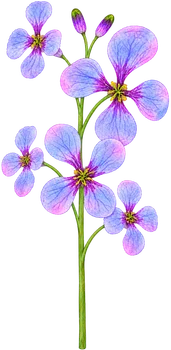
#> input picture src/atlas/zijincao.webp, 171 x 350 px
$ python build-flower-studies.py
#> lines starting #> are read from the running program, lines starting #| are printed output that depends on the picture
"""Draw the atlas specimens, then bake stable x/y/ink slots for FieldStudy.

Run from any directory with Python, Pillow and NumPy. Coordinates below are
engraving coordinates on a 380 by 220 plate. Higher values deposit more ink.
"""
import base64
import json
import math
from pathlib import Path

import numpy as np
from PIL import Image, ImageDraw, ImageOps


ATLAS = Path(__file__).resolve().parents[1] / "src" / "atlas"
WIDTH, HEIGHT, COUNT = 380, 220, 3500
TAU = math.tau


def bezier(a, b, c, d, steps=34):
    return [tuple((1-t)**3*a[k] + 3*(1-t)**2*t*b[k] + 3*(1-t)*t*t*c[k] + t**3*d[k]
                  for k in (0, 1)) for t in np.linspace(0, 1, steps)]


class Engraving:
    def __init__(self):
        self.image = Image.new("L", (WIDTH, HEIGHT))
        self.pen = ImageDraw.Draw(self.image)

    def line(self, points, ink=200, width=1):
        self.pen.line(points, fill=ink, width=width, joint="curve")

    def stem(self, a, b, c, d, width=2):
        self.line(bezier(a, b, c, d), 213, width)

    def dot(self, x, y, r=1, ink=215):
        self.pen.ellipse((x-r, y-r, x+r, y+r), fill=ink)

    def blade(self, a, b, width, bend=0, serration=0, veins=True):
        dx, dy = b[0]-a[0], b[1]-a[1]
        length = math.hypot(dx, dy)
        nx, ny = -dy/length, dx/length

        def edge(t, side):
            bow = math.sin(math.pi*t)
            radius = width * bow**.87 * (1 + serration * math.sin(t*83))
            cross = bend * bow + side * radius
            return (a[0]+dx*t+nx*cross, a[1]+dy*t+ny*cross)

        ts = np.linspace(0, 1, 60)
        outline = [edge(t, 1) for t in ts] + [edge(t, -1) for t in reversed(ts)]
        self.pen.polygon(outline, fill=42)
        self.line(outline, 196)
        self.line([edge(t, 0) for t in ts], 219)
        if veins and width >= 5:
            for t in (.18, .32, .47, .61, .74):
                for side in (-.83, .83):
                    self.line([edge(t, 0), edge(t+.13, side)], 125)

    def petal(self, x, y, angle, length, width, curl=0, ruffle=0):
        # A rounded petal with a narrow claw. The central crease and two
        # outer veins survive the reduction to a small, stippled impression.
        alpha = math.radians(angle)
        sn, cs = math.sin(alpha), math.cos(alpha)

        def pos(u, v):
            cross = width*u + curl*v*v
            return (x + cross*cs + length*v*sn, y + cross*sn - length*v*cs)

        outline = []
        for theta in np.linspace(0, TAU, 94):
            v = (1 - math.cos(theta)) * .5
            u = math.sin(theta) * (.37 + .88*v)
            v += ruffle * .037 * math.cos(7*theta+.45) * v*v
            outline.append(pos(u, v))
        self.pen.polygon(outline, fill=61)
        self.line(outline, 237)
        for offset in (-.44, 0, .42):
            self.line([pos(offset*math.sin(t*2.0), t) for t in np.linspace(.09,.86,20)], 123)

    def pollen(self, x, y, radius, count=17):
        for i in range(count):
            angle = 2.4*i
            r = radius*math.sqrt((i+.4)/count)
            self.dot(x+math.cos(angle)*r, y+math.sin(angle)*r*.72, .9, 247)

    def small_flower(self, x, y, radius, petals=5, tilt=0):
        for i in range(petals):
            self.petal(x, y, tilt + 360*i/petals, radius*(1+.07*math.sin(i*2)), radius*.46)
        self.pollen(x, y, radius*.25, 6)


def fan(g, x, y, tip, scale=1):
    for dx, dy, w, bend in tip:
        g.blade((x,y), (x+dx*scale,y+dy*scale), w*scale, bend*scale, veins=False)


def woody(g, thick=3):
    g.stem((145,209),(159,186),(198,136),(222,56),thick)
    g.stem((173,168),(161,148),(146,137),(140,101))
    g.stem((197,126),(210,115),(239,116),(255,91))


def broad_leaves(g):
    g.blade((173,167),(123,133),11,-8,.06)
    g.blade((183,154),(237,128),13,8,.06)
    g.blade((197,121),(174,101),7,-3)


def tree_bloom(g, kind):
    woody(g)
    if kind == "magnolia":
        for x,y,s in [(140,104,.49),(254,92,.33),(219,75,1)]:
            for angle,l,w,c in [(-29,52,12,-4),(12,61,13,5),(44,47,12,5),(-6,47,14,-5),(-54,34,9,2)]:
                g.petal(x,y,angle,l*s,w*s,c*s)
        g.blade((180,158),(209,135),5,2)
    elif kind in ("plum","cherry"):
        # Plum flowers sit against old wood; cherries hang on fine pedicels.
        if kind == "plum":
            g.stem((218,75),(213,53),(227,43),(233,25))
            for x,y,r in [(142,109,12),(152,137,8),(173,167,6),(202,110,14),(217,77,16),(228,50,8),(247,102,6)]:
                g.small_flower(x,y,r,5,x%29)
            for x,y in [(234,26),(140,99),(255,88),(207,87)]:
                g.dot(x,y,3)
        else:
            for x,y,s in [(140,104,.65),(211,91,1),(247,101,.76),(218,64,.71)]:
                for dx,dy,r in [(-10,13,12),(7,21,13),(17,5,9)]:
                    g.stem((x,y),(x+dx*.3,y+4),(x+dx*s,y+dy*s-5),(x+dx*s,y+dy*s),1)
                    g.small_flower(x+dx*s,y+dy*s,r*s,5,dx)
            g.blade((195,131),(168,108),7,-3,.10)
    elif kind == "coral":
        for x,y in [(188,146),(151,137)]:
            for dx,dy in [(-31,-18),(3,-36),(29,-24)]:
                g.blade((x,y),(x+dx,y+dy),9,3)
        for x,y,s in [(223,58,1),(253,91,.6)]:
            g.stem((x-13,y+38),(x-5,y+16),(x+5,y-6),(x+7,y-38))
            for i in range(9):
                t=i/8
                side=(-1)**i
                xx=x-11+18*t
                yy=y+26-61*t
                g.petal(xx,yy,side*(59-25*t),31*(1-.43*t)*s,7*s,-side*9*s)
    elif kind == "osmanthus":
        for x,y,dx,dy in [(162,181,-43,-21),(173,165,44,1),(192,137,-41,-21),(214,87,40,-16),(220,66,16,-39),(150,133,-38,-25)]:
            g.blade((x,y),(x+dx,y+dy),9,3,.055)
        for x,y in [(143,109),(156,145),(206,110),(216,78),(246,101)]:
            for dx,dy in [(-8,-2),(2,-9),(9,1),(1,6),(-8,9)]:
                g.small_flower(x+dx,y+dy,4.8,4,dx*2)
    elif kind == "lilac":
        g.blade((172,166),(121,121),17,-3)
        g.blade((184,150),(235,118),14,4)
        for x,y,s in [(222,65,1),(146,112,.55)]:
            for row in range(8):
                n = 2 + row//2
                for j in range(n):
                    xx=x+(j-(n-1)/2)*8*s+math.sin(row*.9)*2
                    yy=y-40*s+row*8*s+math.cos(j*2)*2
                    g.small_flower(xx,yy,5.8*s,4,j*19+row*9)
    else:  # camellia
        broad_leaves(g)
        g.blade((238,109),(269,81),8,3,.08)
        for ring,(count,length,width) in enumerate([(9,37,17),(7,26,13),(5,15,9)]):
            for i in range(count):
                g.petal(218,60,360*i/count+ring*19,length,width,3)
        g.pollen(218,60,6)


def herb(g, kind):
    if kind == "lotus":
        g.stem((163,208),(172,163),(199,102),(203,74),3)
        g.stem((165,201),(155,176),(143,156),(135,142),2)
        lobes=[]
        for a in np.linspace(0,TAU,150):
            r=1+.04*math.cos(11*a)
            lobes.append((134+42*math.cos(a)*r,139+15*math.sin(a)*r-6*math.cos(a)))
        g.pen.polygon(lobes,fill=58)
        g.line(lobes,211)
        for x,y in lobes[::10]:
            g.stem((137,142),(132+(x-134)*.2,133),(x,140+(y-140)*.5),(x,y),1)
        # Lotus petals narrow to pointed tips. Layers fan out from the cup,
        # with low outer petals and a taller, partly closed central whorl.
        for dx,dy,w,bend in [(-35,-34,9,-4),(-11,-51,10,-3),(9,-56,11,4),
                              (31,-42,10,4),(-48,-16,8,-3),(45,-22,9,7),
                              (-28,-33,12,-6),(19,-37,12,6),(-3,-30,12,1)]:
            g.blade((204,80),(204+dx,80+dy),w,bend,veins=False)
        g.stem((178,179),(196,158),(221,141),(235,126),1)
        g.pen.ellipse((225,118,247,126),fill=169,outline=242)
        for i in range(5):
            g.dot(228+i*3.5,122+math.sin(i),.8,35)
    elif kind in ("iris","daylily","orchid"):
        blades = [(-47,-98,5,-8),(-34,-132,5,-5),(6,-120,6,4),(44,-90,5,10)]
        if kind != "iris":
            blades = [(-54,-58,5,-20),(-42,-99,4,-21),(44,-87,5,20),(70,-50,4,22)]
        fan(g,163,203,blades)
        g.stem((163,207),(170,159),(193,119),(209,75),2)
        if kind == "iris":
            for angle,l,w,c in [(-15,42,13,-8),(18,38,13,5),(0,42,10,0)]:
                g.petal(209,73,angle,l,w,c,1)
            for angle,l,w,c in [(-106,37,16,-7),(104,37,16,8),(172,31,14,5)]:
                g.petal(209,72,angle,l,w,c,1)
            for angle in [-112,107,166]:
                g.petal(210,73,angle,15,2)
            g.blade((190,131),(208,99),6,2)
        elif kind == "daylily":
            for i in range(6):
                angle=-77+i*52
                g.petal(211,73,angle,38 if i%2 else 34,9,9 if i%2 else -5)
            for i in range(6):
                a=i*.26+.2
                x,y=212+23*math.cos(a),74-21*math.sin(a)
                g.stem((211,74),(218,72),(x+3,y-1),(x,y),1)
                g.dot(x,y,1.6)
            g.stem((192,112),(207,104),(227,107),(237,91))
            g.petal(236,93,34,23,5)
        else:
            for angle,l,w,c in [(-66,31,4,-5),(0,32,5,2),(65,33,5,7),(-31,20,8,-4),(39,20,8,3),(159,15,9,6)]:
                g.petal(207,77,angle,l,w,c)
            g.pollen(208,78,4,9)
    elif kind == "peony":
        g.stem((154,207),(164,160),(200,122),(213,83),3)
        for x,y,dx,dy in [(173,166,-31,-32),(193,132,33,-12)]:
            g.stem((x,y),(x+dx*.4,y-5),(x+dx*.7,y+dy),(x+dx,y+dy))
            for j in [-1,0,1]:
                g.blade((x+dx,y+dy),(x+dx+j*16-5,y+dy-27+abs(j)*7),6,-3)
        for row,(n,rad,reach) in enumerate([(13,23,28),(10,15,22),(8,7,18),(7,1,12)]):
            for j in range(n):
                a=TAU*j/n+row*.67
                g.petal(210+rad*math.cos(a),64+rad*.72*math.sin(a),
                        math.degrees(a)+90,reach*(.88+.13*math.cos(j*7)),reach*.62,4*math.sin(j),2)
        g.pollen(211,63,5)
    elif kind == "chrysanthemum":
        g.stem((151,208),(178,162),(187,107),(208,65),3)
        for x,y,dx in [(170,174,-30),(184,137,35),(190,115,-22)]:
            for j in [-1,0,1]:
                g.blade((x+j*3,y-j*3),(x+dx+j*8,y-28+j*4),6,j*2,.14)
        for ring,(n,l) in enumerate([(29,39),(21,28),(17,17)]):
            for j in range(n):
                g.petal(210,65,360*j/n+ring*11,l*(.92+.11*math.cos(j*3)),3+ring*.65,4*math.sin(j+ring))
        g.pollen(210,65,6)
    elif kind == "hibiscus":
        g.stem((147,208),(161,168),(185,121),(208,74),3)
        for x,y,dx in [(170,167,-29),(180,146,30)]:
            for j in [-1,0,1]:
                g.blade((x,y),(x+dx+j*13,y-31+abs(j)*9),7,3,.11)
        for j in range(5):
            g.petal(211,72,-20+72*j,43,28,11,1)
        g.stem((210,72),(214,67),(222,58),(231,54),3)
        g.pollen(231,54,4,12)
    elif kind == "jasmine":
        woody(g,2)
        broad_leaves(g)
        for x,y,s in [(221,66,1),(244,91,.68),(144,110,.55)]:
            g.small_flower(x,y,24*s,7,14)
        g.petal(202,110,-36,21,5)
    elif kind == "honeysuckle":
        g.stem((134,209),(204,166),(161,136),(209,92),3)
        g.stem((207,95),(217,85),(202,79),(216,70))
        for x,y,ax,ay in [(173,161,-42,-27),(172,159,45,-13),(199,104,-29,-25),(204,99,27,-22)]:
            g.blade((x,y),(x+ax,y+ay),9,3)
        for x,y,angle in [(215,72,-46),(215,72,47),(185,125,-66),(185,125,-26)]:
            sn,cs=math.sin(math.radians(angle)),math.cos(math.radians(angle))
            ex,ey=x+26*sn,y-26*cs
            g.petal(x,y,angle,30,3)
            for d in [-34,-16,4,20]:
                g.petal(ex,ey,angle+d,17,3,d*.14)
            for d in [0,.13,.29]:
                tx,ty=ex+23*(sn+d),ey-22*cs
                g.line([(ex,ey),(tx,ty)],182)
                g.dot(tx,ty,1)
    elif kind == "tamarisk":
        g.stem((130,206),(164,190),(187,144),(219,109),3)
        for x,y,dx,dy in [(159,180,-18,-75),(176,158,-7,-88),(187,144,20,-100),(197,134,52,-90),(204,119,66,-54),(174,166,78,-31)]:
            path=bezier((x,y),(x+dx*.34,y+dy*.52),(x+dx*.81,y+dy*.79),(x+dx,y+dy),48)
            g.line(path,198)
            for i,(xx,yy) in enumerate(path[5:]):
                side=(-1)**i
                reach=1+4*math.sin(i*math.pi/43)
                g.line([(xx,yy),(xx+side*reach,yy-4)],174)
                g.dot(xx+side*reach,yy-4,1.05,242)


def zijincao():
    plant = Image.open(ATLAS/"zijincao.webp").convert("RGBA").rotate(-24, Image.Resampling.BICUBIC, expand=True)
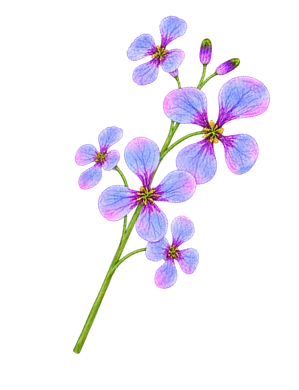
#> plant: PIL image 299x390 RGBA; mean R, G, B, A 31.7, 27, 38.1, 40.4; transparent parts drawn white
    plant.thumbnail((WIDTH-26, HEIGHT-3), Image.Resampling.LANCZOS)
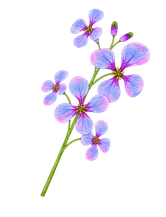
#> plant: PIL image 166x217 RGBA; mean R, G, B, A 37, 31.9, 43.2, 40.4; transparent parts drawn white
    plate = Image.new("L", (WIDTH, HEIGHT))
#> plate: PIL image 380x220 L; every value is 0
    ink = ImageOps.grayscale(plant).point(lambda n: min(255, 40+n*1.03))
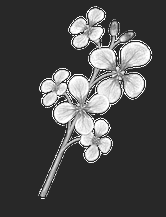
#> ink: PIL image 166x217 L; min 40, max 255, mean 75.3
    plate.paste(ink, ((WIDTH-plant.width)//2, (HEIGHT-plant.height)//2), plant.getchannel("A"))
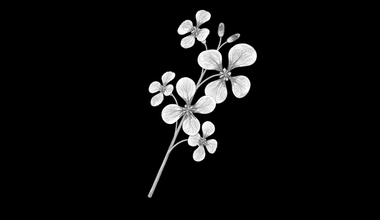
#> plate: PIL image 380x220 L; min 0, max 255, mean 14.4
    return plate


def sample(image, seed):
#> called with seed = 1937
    rng = np.random.default_rng(seed)
    raster = np.asarray(image, dtype=float).ravel()
    weight = raster**1.35
    indices = rng.choice(WIDTH*HEIGHT, size=COUNT, replace=True, p=weight/weight.sum())
#> indices = 3500 values, max 74252 at index 2814, min 3621 at index 3108, mean 33121.9
    y, x = np.divmod(indices, WIDTH)
#> y = 3500 values, max 195 at index 2814, min 9 at index 3108, mean 86.63; x = 3500 values, max 256 at index 845, min 149 at index 178, mean 202
    x = np.clip(np.round((x+rng.uniform(-.5,.5,COUNT))*255/WIDTH),0,255).astype("uint8")
#> x = 3500 values, max 172 at index 845, min 100 at index 178, mean 135.5
    y = np.clip(np.round((y+rng.uniform(-.5,.5,COUNT))*255/HEIGHT),0,255).astype("uint8")
#> y = 3500 values, max 226 at index 2814, min 11 at index 51, mean 100.4
    order = np.lexsort((y, np.where((x//12)%2,255-y,y), x//12))
#> order = 3500 values, max 3499 at index 2117, min 0 at index 3241, mean 1749.5
    shades = np.clip(raster[indices]*.76+48,0,255).astype("uint8")
#> shades = 3500 values, max 241 at index 47, min 50 at index 305, mean 207.2
    return base64.b64encode(np.column_stack((x,y,shades))[order].tobytes()).decode()


if __name__ == "__main__":
    plates = {"zijincao": sample(zijincao(), 1937)}
    woody_names = ("magnolia","plum","cherry","coral","osmanthus","lilac","camellia")
    herb_names = ("lotus","iris","daylily","orchid","peony","chrysanthemum","hibiscus","jasmine","honeysuckle","tamarisk")
    for i, name in enumerate(woody_names + herb_names):
        art = Engraving()
        (tree_bloom if name in woody_names else herb)(art, name)
        plates[name] = sample(art.image, 500+i)
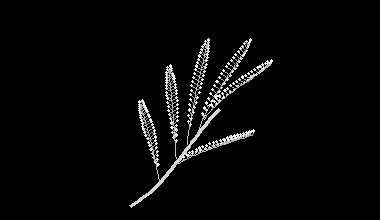
#> art.image: PIL image 380x220 L; min 0, max 242, mean 7.2
#> after the loop, plates = 18 items
    (ATLAS/"field-studies.json").write_text(json.dumps(plates, separators=(",",":"))+"\n", encoding="utf-8", newline="\n")
